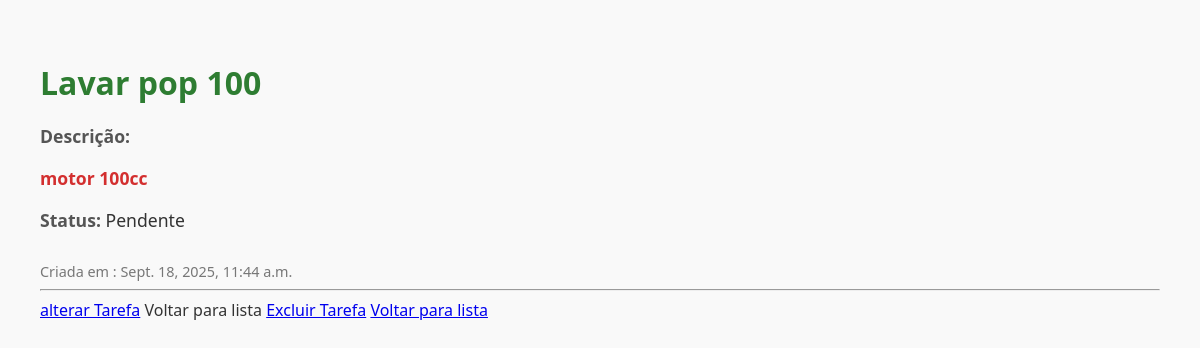
Screenshot of /tarefas/3/ with the database file from the repository.
### tarefas/models.py (models this page shows, shortened)
class Tarefa(models.Model):
    titulo = models.CharField(max_length = 200)
    descricao = models.TextField(blank = True, null = True)
    data_criacao = models.DateTimeField(auto_now_add = True)
    concluida = models.BooleanField(default = False)
    projeto = models.ForeignKey(Projeto, on_delete = models.CASCADE, null = True, blank = True)

### tarefas/views.py (the view)
def detalhe_tarefa (request, tarefa_id):
    tarefa = get_object_or_404(Tarefa, pk= tarefa_id)
    return render (request, 'tarefas/detalhe.html',{'tarefa':tarefa})

### tarefas/templates/tarefas/detalhe.html (shortened to what this page needs)
<!DOCTYPE html>
<html lang="pt-br">
    <head>
        {% load static %}
        <link rel="stylesheet" href="{% static 'detalhe/detalhe.css' %}">
    </head>
<body>
    <h1>{{tarefa.titulo}}</h1>
    <p><strong>Descrição:</strong>{{ tarefa.descricao|linebreaks}} </p>
    <p><strong>Status:</strong> {% if tarefa.concluida %}Concluido{% else %}Pendente{% endif %}</p>
    <small>Criada em : {{tarefa.data_criacao}}</tarefa></small>
    <hr>
    <a href="{% url 'alterar_tarefa' tarefa.id %}">alterar Tarefa</a>
    Voltar para lista
     <a href="{% url 'excluir_tarefa' tarefa.id %}">Excluir Tarefa</a>
    <a href="{% url 'lista_tarefas' %}">Voltar para lista</a>
</body>
</html>

### tarefas/static/detalhe/detalhe.css (style rules this page uses)
body { margin: 0; padding: 0; font-family: 'Segoe UI', Tahoma, Geneva, Verdana, sans-serif; background-color: #f9f9f9; color: #333; padding: 40px; }
h1 { font-size: 2em; color: #2e7d32; margin-bottom: 20px; }
p { font-size: 1.1em; margin-bottom: 15px; }
strong { color: #555; }
p:nth-of-type(2) { font-weight: bold; color: #d32f2f; }
small { display: block; margin-top: 30px; color: #777; font-size: 0.9em; }

### rows the page displays
Tarefa: titulo "Lavar pop 100", descricao "motor 100cc", data_criacao "Sept. 18, 2025, 11:44 a.m."
